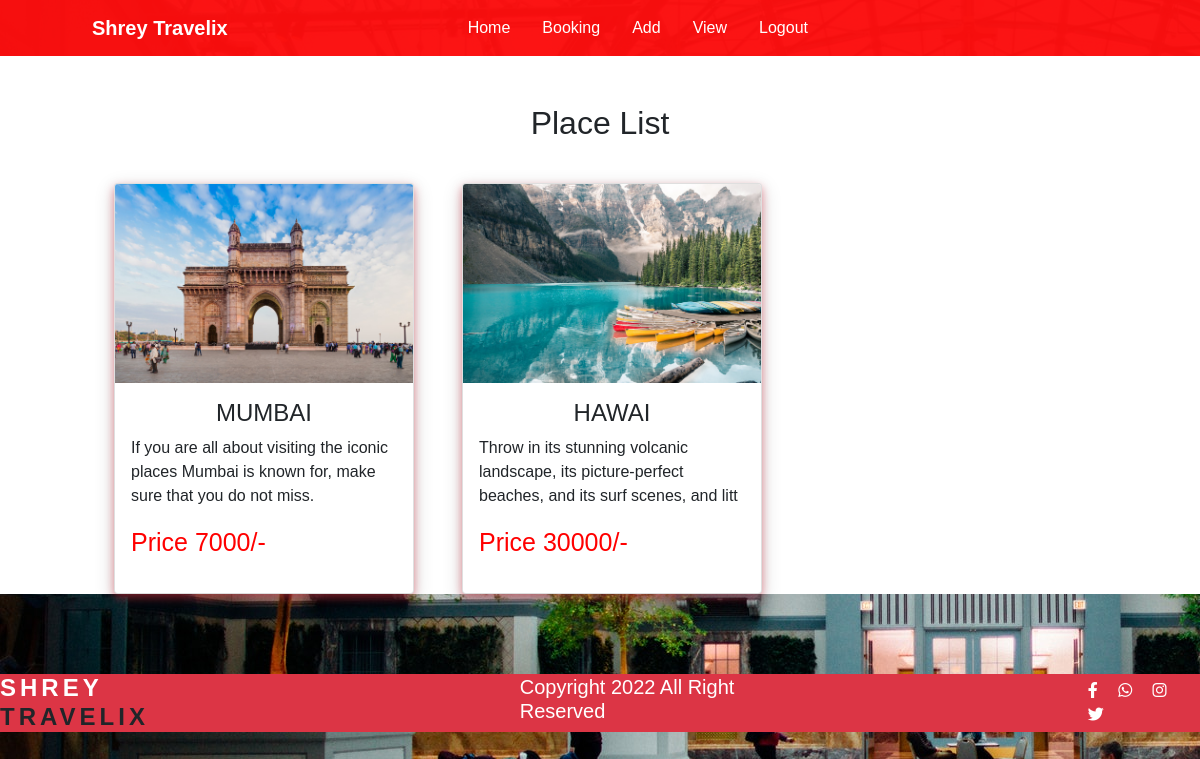
/place-list (signed in), run on the app's committed database.
### tours/models.py (models this page shows, shortened)
class Place(models.Model):
    name= models.CharField(max_length=100)
    des= models.CharField(max_length=100)
    cost= models.CharField(max_length=100)
    image= models.ImageField(upload_to='place')
    created_at = models.DateTimeField(auto_now_add=True)
    updated_at = models.DateTimeField(auto_now=True)

### tours/views.py (the view)
# urls.py: path('place-list', views.place_list,name="place_list"),
@login_required(login_url='login')
def place_list(request):
    if request.user.is_superuser:
        place = Place.objects.all()
        return render(request, "head/place-list.html",{'place':place})
    else:
        return redirect("user_index")

### template/head/place-list.html (shortened to what this page needs)
{% extends 'head/base.html' %}
{% block body %}
<section class="bg-white" id="tour" style="margin-bottom: 5em;">
  <div class="container tour-section">
    <h2 class="text-center mt-5">Place List</h2>
    <div class="row">
      {% for p in place %}
      <div>
        <div class="card" style="width:300px">
          <img class="card-img-top" src="{{p.image.url}}" alt="Card image" style="width: 100%">
          <div class="card-body">
            <h4 class="card-title text-center">{{p.name}}</h4>
            <p class="card-text">{{p.des}}</p>
            <p style="color:rgb(255, 0, 0);font-size:25px">Price {{p.cost}}/-</p>
          </div>
        </div>
      </div>
      {% endfor %}
    </div>
  </div>
</section>
<footer class="bg-danger " style="position: relative; bottom: 0; width: 100%;">
  <h4 style="font-weight: bolder; letter-spacing: 4px;">SHREY
    <span class="text-dark" style="font-weight: 700; letter-spacing: 1px solid;">
    TRAVELIX</span>
  </h4>
    <h5 style="color: white;">
      Copyright 2022 All Right Reserved
    </h5>
    <div>
     <i class="fa-brands fa-facebook-f"></i>
     <i class="fa-brands fa-whatsapp"></i>
     <i class="fa-brands fa-instagram"></i>
     <i class="fa-brands fa-twitter"></i>
   </div>
</footer>
</body>
</html>
{% endblock body %}

### static/css/home.css (style rules this page uses)
* { margin: 0; padding: 0; font-family: sans-serif; }
body { background-color: white; background-image: url('images/banner-img.jpg'); overflow-x: hidden; }
.tour-section { display: grid; place-items: center; }
.tour-section .row { display: grid; grid-template-columns: repeat(3,300px); gap: 3em; }
.tour-section .card { display: grid; place-items: center; box-shadow: 0 4px 8px 0 #dc354685, 0 6px 20px 0 rgba(0, 0, 0, 0.19); }
footer { display: flex; align-items: center; }
footer h4 { margin-bottom: 0; color: white; }
footer h5 { padding-inline: 14em; }
footer i { font-weight: 2em; color: white; padding-inline: .5em; }

### data on the page
Place: image (picture), name "MUMBAI", des "If you are all about visiting the iconic places Mumbai is known for, make sure that you do not miss.", cost "7000"
Place: image (picture), name "HAWAI", des "Throw in its stunning volcanic landscape, its picture-perfect beaches, and its surf scenes, and litt", cost "30000"
